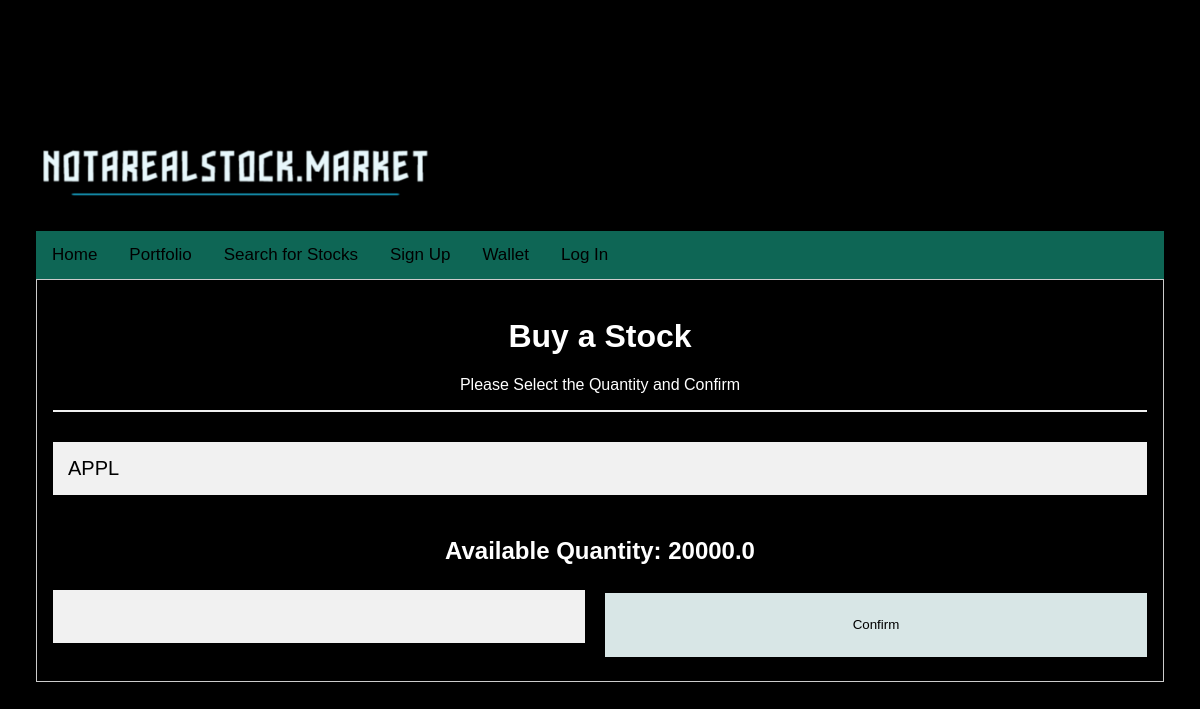
The page /buyastock/1 on the database as committed earlier.
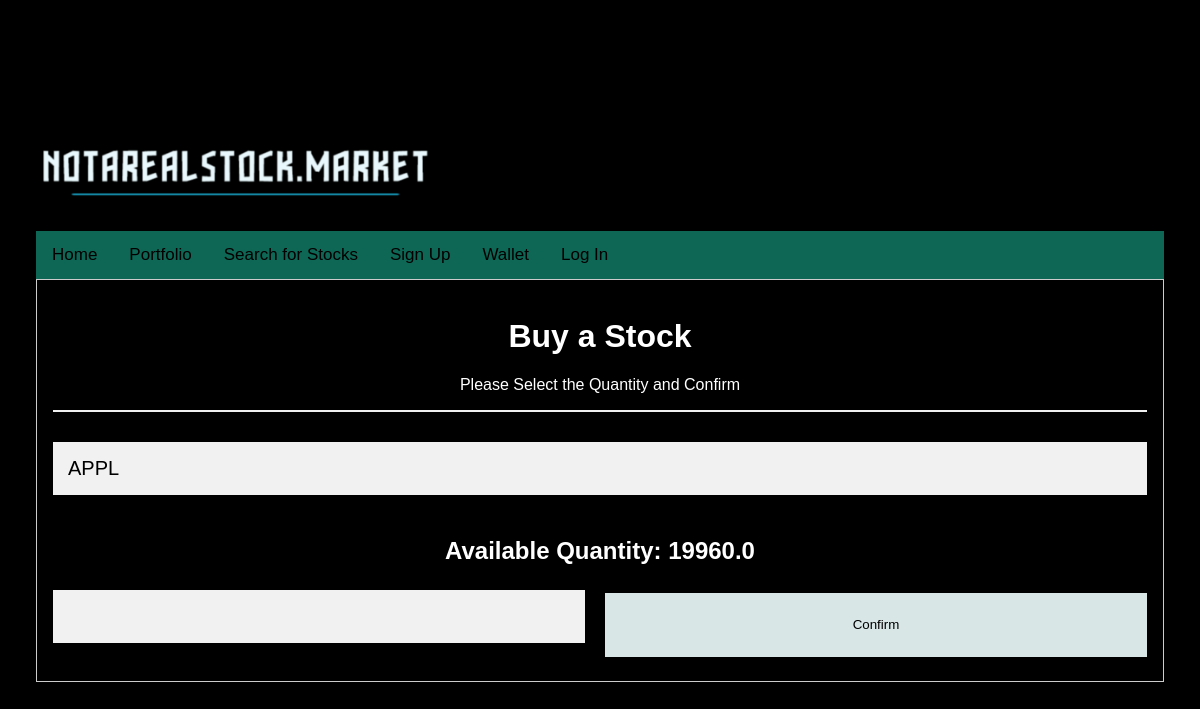
The same page on the database as committed later.
### app.py (models this page shows, shortened)
class Company(db.Model):
    __tablename__ = 'Company'
    companyId = db.Column(db.Integer, primary_key=True, index=True)
    ticker = db.Column(db.String(5))
    total_shares = db.Column(db.Float(), nullable=False)
    name = db.Column(db.String(100))

### app.py (the view)
@app.route("/buyastock/<int:stockID>", methods=["GET"])
def buyaStock(stockID):
   user_id = session.get('user_id')
   portfolio_entry = Portfolio.query.filter_by(userid=user_id, stockID=stockID).first()
   stockName = Stock.query.filter_by(stockId=stockID).first()
   stockName = stockName.ticker
   company = Company.query.filter_by(ticker=stockName).first()
   availShares = company.total_shares
   return render_template('buyastock.html', availShares=availShares, stockName=stockName)

### templates/buyastock.html (shortened to what this page needs)
<div style="text-align: left;"><img src="{{ url_for('static', filename='notarealstock.png') }}" width="400"/></div>
<div class="topnav">
  <a class="active" href="/">Home</a>
  <a href="portfolio">Portfolio</a>
  <a href="searchstock">Search for Stocks</a>
  <a href="signup">Sign Up</a>
  <a href="wallet">Wallet</a>
  <a href="login-signup">Log In</a>
</div>
</head>
<html>
<head>
</head>
 <form action="/buythestock" method="POST" style="border:1px solid #ccc">
  <div class="container">
    <h1>Buy a Stock</h1>
    <p>Please Select the Quantity and Confirm</p>
    <hr>
    <h2><input type="text" name="stockTicker" value="{{ stockName }}" readonly></h2>
    <h2>Available Quantity: {{ availShares }}</h2>
    <div style="display: flex; justify-content: space-between;">
      <input type="number" id="buyQuantity" name="buyQuantity" style="flex: 1; margin-right: 10px;">
      <button type="submit" id="confirm" class="cancelbtn" style="flex: 1; margin-left: 10px;">Confirm</button>
    </div>
</form>
</html>
<body>
<html>
</body>
</html>
<head>
</head>

Rows that differ between the two databases and show on the page:
changed Company: total_shares "20000.0" → "19960.0"
